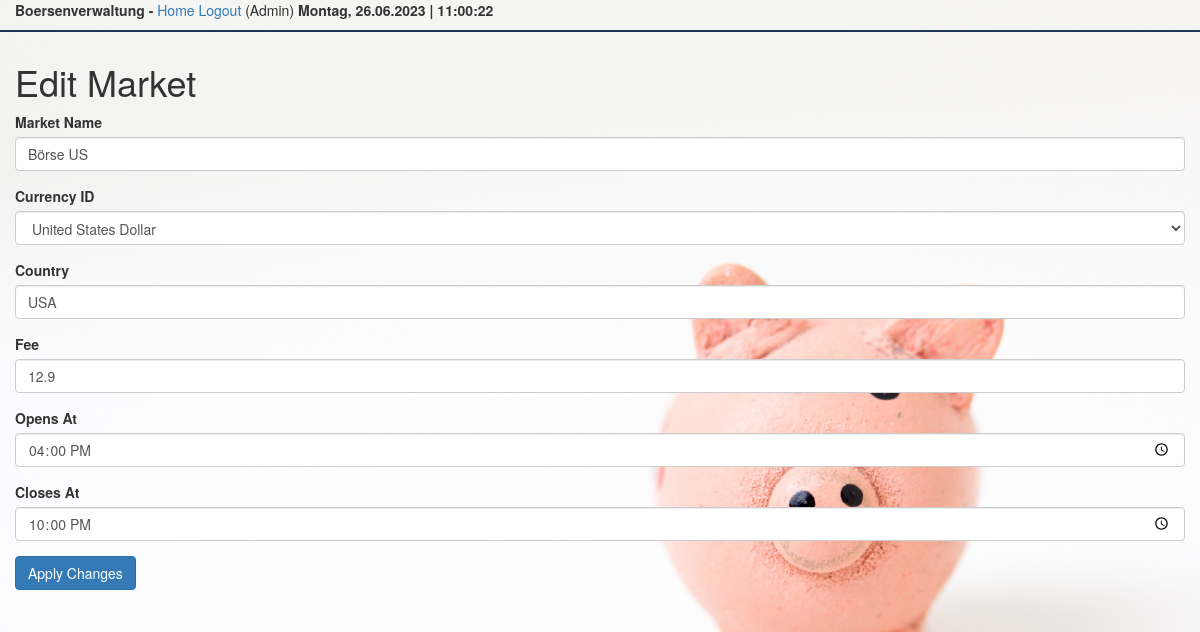
Screenshot of /editmarket/4 (signed in) with the database file from the repository.
### app/models.py (models this page shows, shortened)
class Market(db.Model):
    market_id = Column(Integer, primary_key=True)
    market_name = Column(Text, unique=True, nullable=False)
    opens_at = Column(Time, nullable=False)
    closes_at = Column(Time, nullable=False)
    market_currency_id = Column(Integer, nullable=False)
    market_country = Column(Text, nullable=False)
    market_fee = Column(Float, nullable=False)

### app/routes.py (the view)
@app.route('/editmarket/<market_id>', methods=['GET', 'POST'])
def edit_market(market_id):
    if not current_user.admin_tag:
        flash("Insufficient permission!")
        return redirect(url_for('index'))
    market = Market.query.get(market_id)
    form = EditMarketForm(obj=market)
    if form.validate_on_submit():
        market.market_name = form.market_name.data
        market.market_currency_id = form.market_currency_id.data
        market.market_country = form.market_country.data
        market.market_fee = form.market_fee.data
        market.opens_at = form.opens_at.data
        market.closes_at = form.closes_at.data
        db.session.commit()
        flash('Your changes have been saved.')
        return redirect(url_for('index'))
    elif request.method == 'GET':
        return render_template('edit_market.html', title='Edit Market', form=form)

### app/forms.py
class EditMarketForm(FlaskForm):
    market_name = StringField('Market Name', validators=[DataRequired()])
    market_currency_id = SelectField('Currency ID', coerce=int, validators=[DataRequired()])
    market_country = StringField('Country', validators=[DataRequired()])
    market_fee = FloatField('Fee', validators=[DataRequired()])
    opens_at = TimeField('Opens At', validators=[DataRequired()])
    closes_at = TimeField('Closes At', validators=[DataRequired()])
    submit = SubmitField('Apply Changes')
    def __init__(self, *args, **kwargs):
        super(EditMarketForm, self).__init__(*args, **kwargs)
        self.market_currency_id.choices = [(currency.market_currency_id, currency.market_currency_name) for currency in
                                           Currency.query.all()]

### app/models.py (called while the page is built)
@login.user_loader
def load_user(id):
    return User.query.get(int(id))

### app/routes.py (called while the page is built)
@app.context_processor
def inject_datetime():
    return {'current_time': datetime.utcnow()}

@app.before_request
def before_request():
    if current_user.is_authenticated:
        current_user.last_seen = datetime.utcnow()
        db.session.commit()

### app/templates/edit_market.html (shortened to what this page needs)
{% extends "base.html" %}
{% block content %}
    <div class="container-fluid">
    <h1>Edit Market</h1>
        <form action="" method="POST">
            <div class="form-group">
                {{ form.market_name.label }}
                {{ form.market_name(class="form-control") }}
            </div>
            <div class="form-group">
                {{ form.market_currency_id.label }}
                {{ form.market_currency_id(class="form-control") }}
            </div>
            <div class="form-group">
                {{ form.market_country.label }}
                {{ form.market_country(class="form-control") }}
            </div>
            <div class="form-group">
                {{ form.market_fee.label }}
                {{ form.market_fee(class="form-control") }}
            </div>
            <div class="form-group">
                {{ form.opens_at.label }}
                {{ form.opens_at(class="form-control") }}
            </div>
            <div class="form-group">
                {{ form.closes_at.label }}
                {{ form.closes_at(class="form-control") }}
            </div>
            <div class="form-group">
                {{ form.submit(class="btn btn-primary") }}
            </div>
        </form>
    </div>
{% endblock %}

### app/static/styles.css (style rules this page uses)
body { background-image: url('/static/background.jpg'); background-size: 100%; background-color: rgba(255,255,255,1); background-repeat: no-repeat; background-attachment: fixed; }

### rows the page displays
Market: market_name "Börse US", market_currency_id "United States Dollar", market_country "USA", market_fee "12.9", opens_at "16:00", closes_at "22:00"
